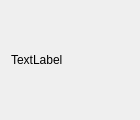
<?xml version="1.0" encoding="UTF-8"?>
<ui version="4.0">
 <class>Dialog</class>
 <widget class="QDialog" name="Dialog">
  <property name="windowModality">
   <enum>Qt::WindowModal</enum>
  </property>
  <property name="geometry">
   <rect>
    <x>0</x>
    <y>0</y>
    <width>140</width>
    <height>120</height>
   </rect>
  </property>
  <property name="windowTitle">
   <string>Обучение</string>
  </property>
  <layout class="QVBoxLayout" name="verticalLayout">
   <item>
    <widget class="QLabel" name="label">
     <property name="text">
      <string>TextLabel</string>
     </property>
    </widget>
   </item>
  </layout>
 </widget>
 <resources/>
 <connections/>
</ui>
